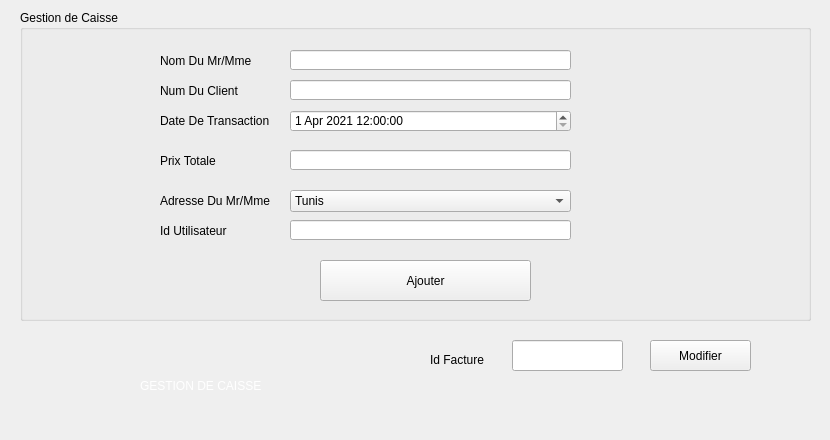
        <widget class="QWidget" name="tab_9">
         <attribute name="title">
          <string>Ajouter/Modifer Transaction</string>
         </attribute>
         <widget class="QGroupBox" name="groupBox_2">
          <property name="geometry">
           <rect>
            <x>20</x>
            <y>10</y>
            <width>791</width>
            <height>311</height>
           </rect>
          </property>
          <property name="title">
           <string>Gestion de Caisse</string>
          </property>
          <widget class="QLabel" name="label_33">
           <property name="geometry">
            <rect>
             <x>140</x>
             <y>40</y>
             <width>111</width>
             <height>21</height>
            </rect>
           </property>
           <property name="text">
            <string>Nom Du Mr/Mme</string>
           </property>
          </widget>
          <widget class="QLabel" name="label_36">
           <property name="geometry">
            <rect>
             <x>140</x>
             <y>70</y>
             <width>131</width>
             <height>21</height>
            </rect>
           </property>
           <property name="text">
            <string>Num Du Client </string>
           </property>
          </widget>
          <widget class="QLineEdit" name="lineEdit_3">
           <property name="geometry">
            <rect>
             <x>270</x>
             <y>40</y>
             <width>281</width>
             <height>20</height>
            </rect>
           </property>
          </widget>
          <widget class="QLineEdit" name="lineEdit_4">
           <property name="geometry">
            <rect>
             <x>270</x>
             <y>70</y>
             <width>281</width>
             <height>20</height>
            </rect>
           </property>
          </widget>
          <widget class="QPushButton" name="pushButton_12">
           <property name="geometry">
            <rect>
             <x>300</x>
             <y>250</y>
             <width>211</width>
             <height>41</height>
            </rect>
           </property>
           <property name="text">
            <string>Ajouter</string>
           </property>
          </widget>
          <widget class="QLabel" name="label_37">
           <property name="geometry">
            <rect>
             <x>140</x>
             <y>100</y>
             <width>131</width>
             <height>21</height>
            </rect>
           </property>
           <property name="text">
            <string>Date De Transaction</string>
           </property>
          </widget>
          <widget class="QLineEdit" name="lineEdit_5">
           <property name="geometry">
            <rect>
             <x>270</x>
             <y>140</y>
             <width>281</width>
             <height>20</height>
            </rect>
           </property>
          </widget>
          <widget class="QLabel" name="label_38">
           <property name="geometry">
            <rect>
             <x>140</x>
             <y>140</y>
             <width>101</width>
             <height>21</height>
            </rect>
           </property>
           <property name="text">
            <string>Prix Totale</string>
           </property>
          </widget>
          <widget class="QLabel" name="label_39">
           <property name="geometry">
            <rect>
             <x>140</x>
             <y>180</y>
             <width>131</width>
             <height>21</height>
            </rect>
           </property>
           <property name="text">
            <string>Adresse Du Mr/Mme </string>
           </property>
          </widget>
          <widget class="QLabel" name="label_40">
           <property name="geometry">
            <rect>
             <x>140</x>
             <y>210</y>
             <width>131</width>
             <height>21</height>
            </rect>
           </property>
           <property name="text">
            <string>Id Utilisateur </string>
           </property>
          </widget>
          <widget class="QLineEdit" name="lineEdit_7">
           <property name="geometry">
            <rect>
             <x>270</x>
             <y>210</y>
             <width>281</width>
             <height>20</height>
            </rect>
           </property>
          </widget>
          <widget class="QDateTimeEdit" name="dateTimeEdit_2">
           <property name="geometry">
            <rect>
             <x>270</x>
             <y>100</y>
             <width>281</width>
             <height>22</height>
            </rect>
           </property>
           <property name="dateTime">
            <datetime>
             <hour>12</hour>
             <minute>0</minute>
             <second>0</second>
             <year>2021</year>
             <month>4</month>
             <day>1</day>
            </datetime>
           </property>
           <property name="date">
            <date>
             <year>2021</year>
             <month>4</month>
             <day>1</day>
            </date>
           </property>
           <property name="maximumDateTime">
            <datetime>
             <hour>23</hour>
             <minute>59</minute>
             <second>59</second>
             <year>2099</year>
             <month>12</month>
             <day>31</day>
            </datetime>
           </property>
           <property name="minimumDateTime">
            <datetime>
             <hour>12</hour>
             <minute>0</minute>
             <second>0</second>
             <year>2021</year>
             <month>4</month>
             <day>1</day>
            </datetime>
           </property>
           <property name="maximumDate">
            <date>
             <year>2099</year>
             <month>12</month>
             <day>31</day>
            </date>
           </property>
           <property name="minimumTime">
            <time>
             <hour>12</hour>
             <minute>0</minute>
             <second>0</second>
            </time>
           </property>
          </widget>
          <widget class="QComboBox" name="comboBox_4">
           <property name="geometry">
            <rect>
             <x>270</x>
             <y>180</y>
             <width>281</width>
             <height>22</height>
            </rect>
           </property>
           <item>
            <property name="text">
             <string>Tunis</string>
            </property>
           </item>
           <item>
            <property name="text">
             <string>Ariana</string>
            </property>
           </item>
           <item>
            <property name="text">
             <string>L'Aouina </string>
            </property>
           </item>
           <item>
            <property name="text">
             <string>Marsa</string>
            </property>
           </item>
           <item>
            <property name="text">
             <string>Gamart</string>
            </property>
           </item>
           <item>
            <property name="text">
             <string>Soukra </string>
            </property>
           </item>
           <item>
            <property name="text">
             <string>Carthage </string>
            </property>
           </item>
           <item>
            <property name="text">
             <string>Sidi BouSaid </string>
            </property>
           </item>
           <item>
            <property name="text">
             <string>Manazah</string>
            </property>
           </item>
           <item>
            <property name="text">
             <string>Hay Nasr</string>
            </property>
           </item>
           <item>
            <property name="text">
             <string>Bardo</string>
            </property>
           </item>
           <item>
            <property name="text">
             <string>Rades</string>
            </property>
           </item>
           <item>
            <property name="text">
             <string>Megrine</string>
            </property>
           </item>
           <item>
            <property name="text">
             <string>Mourouj City</string>
            </property>
           </item>
           <item>
            <property name="text">
             <string>Naasen </string>
            </property>
           </item>
           <item>
            <property name="text">
             <string>Fouchena</string>
            </property>
           </item>
           <item>
            <property name="text">
             <string>Nabeul</string>
            </property>
           </item>
           <item>
            <property name="text">
             <string>Hammamet</string>
            </property>
           </item>
           <item>
            <property name="text">
             <string>Sousse</string>
            </property>
           </item>
           <item>
            <property name="text">
             <string>Sfax</string>
            </property>
           </item>
          </widget>
         </widget>
         <widget class="QLineEdit" name="textEdit_2">
          <property name="geometry">
           <rect>
            <x>512</x>
            <y>340</y>
            <width>111</width>
            <height>31</height>
           </rect>
          </property>
         </widget>
         <widget class="QLabel" name="label_41">
          <property name="geometry">
           <rect>
            <x>430</x>
            <y>350</y>
            <width>81</width>
            <height>20</height>
           </rect>
          </property>
          <property name="text">
           <string>Id Facture</string>
          </property>
         </widget>
         <widget class="QPushButton" name="pushButton_13">
          <property name="geometry">
           <rect>
            <x>650</x>
            <y>340</y>
            <width>101</width>
            <height>31</height>
           </rect>
          </property>
          <property name="text">
           <string>Modifier</string>
          </property>
         </widget>
         <widget class="QLabel" name="label_821">
          <property name="geometry">
           <rect>
            <x>140</x>
            <y>370</y>
            <width>351</width>
            <height>31</height>
           </rect>
          </property>
          <property name="styleSheet">
           <string notr="true">font: 63 16pt &quot;Yu Gothic UI Semibold&quot;;
color : white;</string>
          </property>
          <property name="text">
           <string>GESTION DE CAISSE</string>
          </property>
         </widget>
         <widget class="QLabel" name="label_87">
          <property name="geometry">
           <rect>
            <x>50</x>
            <y>340</y>
            <width>81</width>
            <height>91</height>
           </rect>
          </property>
          <property name="styleSheet">
           <string notr="true">font: 63 16pt &quot;Yu Gothic UI Semibold&quot;;
color : white;</string>
          </property>
          <property name="text">
           <string/>
          </property>
          <property name="pixmap">
           <pixmap>cash.png</pixmap>
          </property>
         </widget>
         <widget class="QLabel" name="label_92">
          <property name="geometry">
           <rect>
            <x>760</x>
            <y>340</y>
            <width>61</width>
            <height>41</height>
           </rect>
          </property>
          <property name="text">
           <string/>
          </property>
          <property name="pixmap">
           <pixmap>modi.png</pixmap>
          </property>
         </widget>
        </widget>
